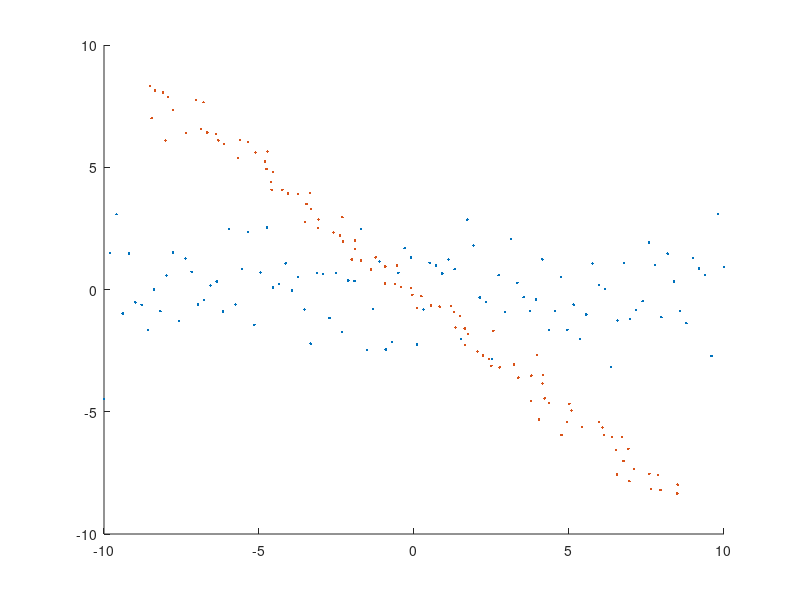

This figure's MATLAB source: (Note: this script raises an error after producing the figure.)
%%% generate the data
rng(3)

sigmaY1 = 1.5;

X1 = linspace(-10,10,100);
Y1 = randn(1,100)*sigmaY1;

figure
hold on
plot(X1,Y1,'.')

theta = 1;
sigmaY2 = 0.5;
X2 = linspace(-10,10,100);
Y2 = randn(1,100)*sigmaY2;

X3 = sin(theta)*X2+cos(theta)*Y2;
Y3 = -sin(theta)*X2+cos(theta)*Y2;
plot(X3,Y3,'.')
% xlim(7*[-1,1])
% ylim(7*[-1,1])


%%% Analyze
n = 200; %number of data points
variance = zeros(1,n);
for i = 1:200
    MSE = ransac_line([X1,X2;Y1,Y2],@fittingfn_line, prop_inliers);
    variance(i) = MSE;
end
figure
hold on
set(gca,'FontSize',22)
plot(linspace(0,1,200),variance);
xlabel('proportion of inliers to the model');
ylabel('variance of inliers');
